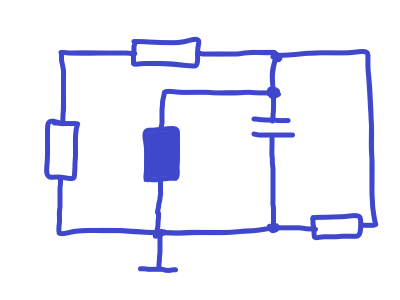
#> input picture src/testImages/1.png, 400 x 300 px
$ jupyter execute featureRecognicion.IPYNB
#> lines starting #> are read from the running program, lines starting #| are printed output that depends on the picture; after the words box and inside, x2 and y2 are one past the last pixel; in counts of white or black regions, pixels touching at a corner belong together
# Algorithm #

[cell 1]
from PIL import Image
import numpy
import matplotlib.pyplot as plt
import math
import operator
import cv2

## Load Image ##

[cell 2]
def loadImage(path, name):
#> called with path = './testImages', name = '1.png'
    image = cv2.imread('{path}/{name}'.format(path=path,name=name))
#> image is the input picture: shape (300, 400, 3); mean B, G, R 250.3, 238.3, 237.4
    image = cv2.cvtColor(image, cv2.COLOR_RGB2GRAY)
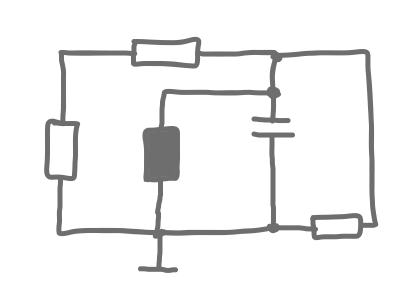
#> image: shape (300, 400); min 110, max 255, mean 241.7
    image = 255 - image
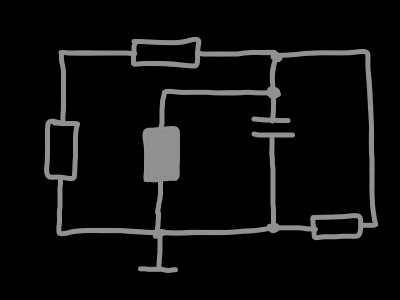
#> image: shape (300, 400); min 0, max 145, mean 13.3
    return numpy.asarray(image)

def thinnImage(image):
    image = cv2.ximgproc.thinning(image)
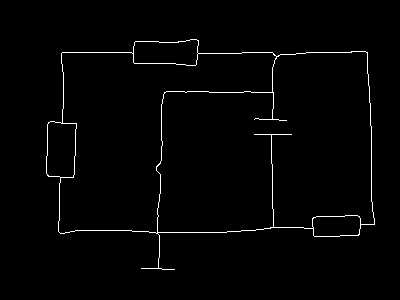
#> image: shape (300, 400); 1.5% white in thin lines or dots, all inside (x1, y1, x2, y2) = (46, 39, 375, 270)
    return image

[cell 3]
image = loadImage("./testImages","1.png")
image = cv2.resize(image, (400,300), interpolation = cv2.INTER_AREA)

# [6 lines of commented-out code are left out]

cv2.imwrite("out.png", 255 - image)

image = thinnImage(image)

cv2.imwrite("thinn.png", 255 - image)

plt.imshow(image, cmap=plt.cm.binary)

## Filter ##

Only odd numbers for filter lengths

[cell 4]
def getRegion(filter, x, y, image):
    yOffset = math.floor(len(filter)/2)
    xOffset = math.floor(len(filter[0])/2)
    return image[y-yOffset:y+yOffset+1, x-xOffset:x+xOffset+1]

def whiteFilter(image):
    filter = numpy.asarray([[0,0,0],[0,0,0],[0,0,0]])
    image = numpy.asarray(image)
    features = numpy.empty_like(image)
    for y in range(1,len(image)-1):
        for x in range(1,len(image[y])-1):
            if numpy.all(numpy.equal(filter, getRegion(filter, x, y, image))):
                features[y][x] = 255
            else:
                features[y][x] = 0
#> this loop made 298 passes
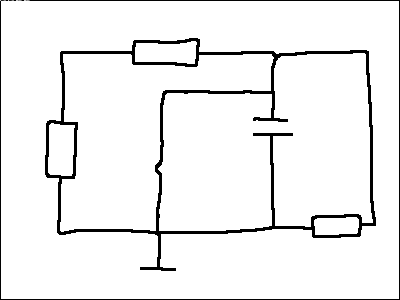
#> features: shape (300, 400); min 0, max 255, mean 240.1
    return features

def applyFilter(filter, image, points):
    image = numpy.asarray(image)
    features = []
    for (x, y) in points:
        if numpy.all(numpy.equal(filter, getRegion(filter, x, y, image))):
            features.append((x,y))
    return features

[cell 5]
whiteFeatures = whiteFilter(image)
points = []
for y in range(1, len(whiteFeatures)-1):
    for x in range(1, len(whiteFeatures[y])-1):
        if whiteFeatures[y][x] == 0:
            points.append((x,y))

[cell 6]
def rotateFilters(filters):
    rotatedFilters = []
    for filter in filters:
        for k in range(0,4):
            rotatedFilters.append(numpy.rot90(filter, k))
    return rotatedFilters

[cell 7]
filters = []
filters.append([[0,0,0],[0,255,255],[0,0,0]])
filters.append([[255,0,0],[0,255,0],[0,0,0]])

endPointFilters = rotateFilters(filters)
endPoints = []
for filter in endPointFilters:
    endPoints = endPoints + applyFilter(filter, image, points)
#print(endPoints)


filters = []
filters.append([[0,0,0],[255,255,255],[0,255,0]])
filters.append([[0,0,0],[255,0,255],[0,255,0]])
filters.append([[255,0,0],[0,255,255],[0,255,0]])
filters.append([[0,0,255],[255,255,255],[0,255,0]])
filters.append([[255,0,0],[255,255,255],[0,255,0]])

intersectionFilters = rotateFilters(filters)

intersections = []
for filter in intersectionFilters:
    intersections = intersections + applyFilter(filter, image, points)
#print(intersections)

Mark end points red and intersections green

[cell 8]
outImage = []
for y in range(0,len(image)):
    row = []
    for x in range(0,len(image[y])):
        if image[y][x] >= 1:
            row.append((0,0,0))
        else:
            row.append((255,255,255))
    outImage.append(row)

for point in endPoints:
    outImage[point[1]][point[0]] = (0,0,255)
#> this loop made 6 passes
#> point on passes 1 to 6: (254, 134), (141, 268), (286, 120), (291, 134), (174, 269), (254, 119)

for point in intersections:
    outImage[point[1]][point[0]] = (0,255,0)
#> this loop made 13 passes
#> point on passes 1 to 12: (271, 134), (360, 224), (272, 119), (62, 123), (273, 227), (158, 268), (133, 53), (313, 228), (197, 53), (276, 56), (60, 177), (157, 232)

cv2.imwrite("points.png", numpy.asarray(outImage))
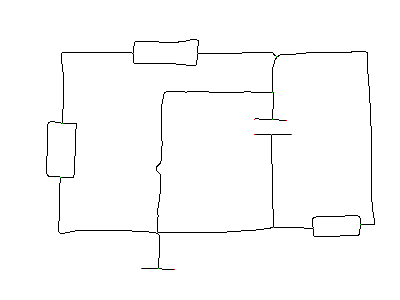
#> saved as points.png: shape (300, 400, 3); mean B, G, R 251.1, 251.2, 251.1

plt.imshow(outImage, interpolation='bilinear')
